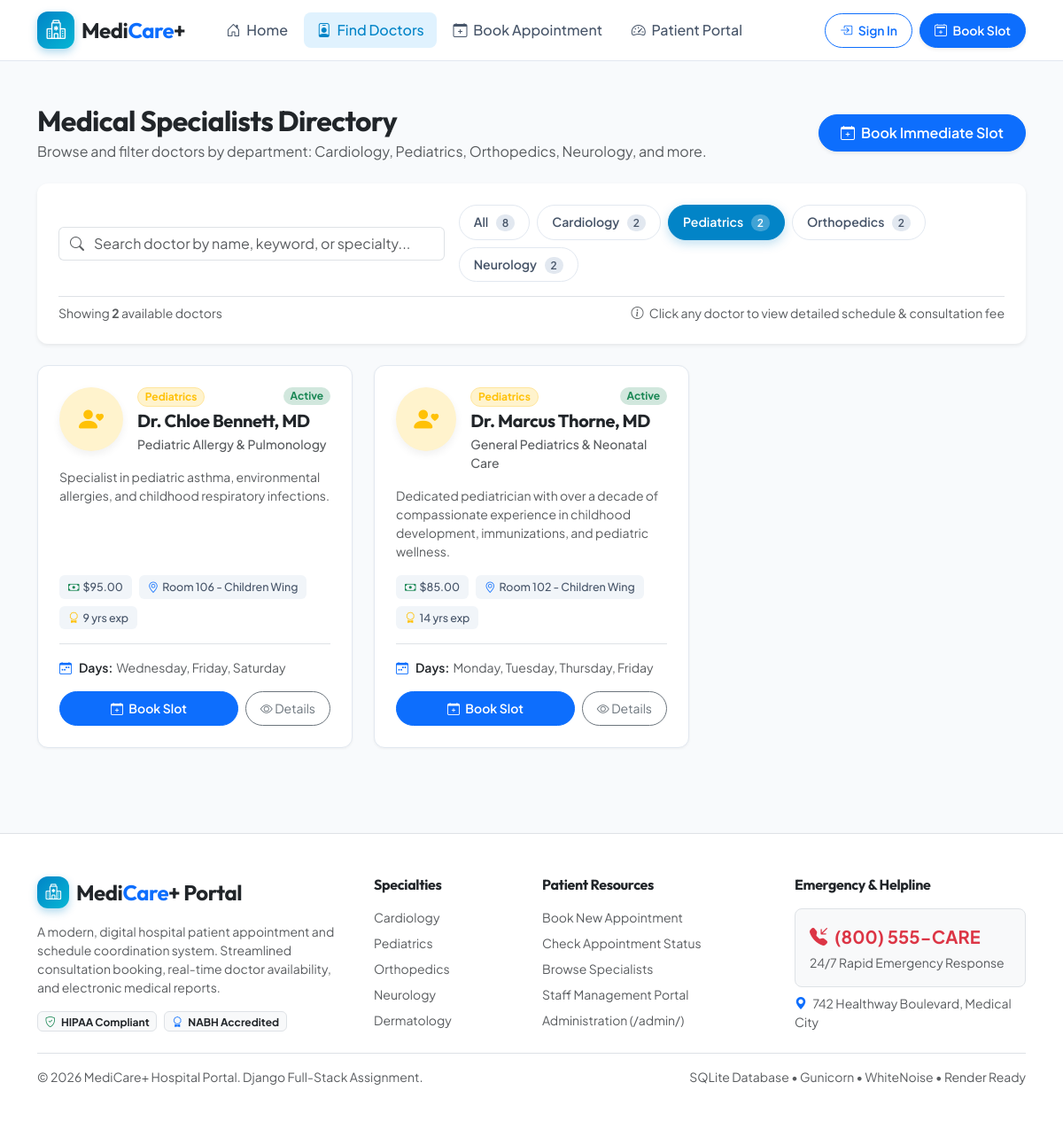
/doctors/?department=Pediatrics, run on the app's committed database.
### hospital/models.py (models this page shows, shortened)
class Doctor(models.Model):
    name = models.CharField(max_length=150, help_text="Full Name with Title (e.g. Dr. Jane Smith)")
    department = models.CharField(max_length=50, choices=Department.choices, default=Department.CARDIOLOGY)
    specialization = models.CharField(max_length=150, help_text="Specialization or sub-discipline")
    consultation_fee = models.DecimalField(max_digits=8, decimal_places=2, default=75.00)
    available_days = models.CharField(max_length=120, default="Monday, Tuesday, Wednesday, Thursday, Friday")
    active_status = models.BooleanField(default=True, help_text="Is doctor actively taking appointments?")
    email = models.EmailField(blank=True, null=True)
    phone = models.CharField(max_length=20, blank=True, null=True)
    room_number = models.CharField(max_length=20, default="Room 201")
    experience_years = models.PositiveIntegerField(default=8)
    bio = models.TextField(blank=True, help_text="Short professional summary")
    avatar_color = models.CharField(max_length=30, default="primary", help_text="Bootstrap theme color for avatar")
    class Meta:
        ordering = ['name']
    @property
    def badge_class(self):
        colors = {
            'Cardiology': 'danger',
            'Pediatrics': 'warning',
            'Orthopedics': 'info',
            'Neurology': 'primary',
            'Dermatology': 'success',
            'General Medicine': 'secondary'
        }
        return colors.get(self.department, 'dark')

### hospital/views.py (the view)
# urls.py: path('doctors/', views.doctor_list, name='doctor_list'),
def doctor_list(request):
    department = request.GET.get('department', '').strip()
    search_query = request.GET.get('q', '').strip()
    doctors = Doctor.objects.all()
    if department and department != 'All':
        doctors = doctors.filter(department=department)
    if search_query:
        doctors = doctors.filter(
            Q(name__icontains=search_query) |
            Q(specialization__icontains=search_query) |
            Q(department__icontains=search_query)
        )
    dept_counts = {
        'All': Doctor.objects.count(),
        'Cardiology': Doctor.objects.filter(department='Cardiology').count(),
        'Pediatrics': Doctor.objects.filter(department='Pediatrics').count(),
        'Orthopedics': Doctor.objects.filter(department='Orthopedics').count(),
        'Neurology': Doctor.objects.filter(department='Neurology').count(),
        'Dermatology': Doctor.objects.filter(department='Dermatology').count(),
        'General Medicine': Doctor.objects.filter(department='General Medicine').count(),
    }
    context = {
        'doctors': doctors,
        'selected_department': department or 'All',
        'search_query': search_query,
        'dept_counts': dept_counts,
        'all_departments': ['All', 'Cardiology', 'Pediatrics', 'Orthopedics', 'Neurology', 'Dermatology', 'General Medicine'],
    }
    return render(request, 'hospital/doctor_list.html', context)

### hospital/templates/hospital/doctor_list.html (shortened to what this page needs)
{% extends 'hospital/base.html' %}
{% load static %}
{% block content %}
<div class="container py-5">
    <div class="d-flex flex-column flex-md-row justify-content-between align-items-md-center gap-3 mb-4">
        <div>
            <h1 class="h2 fw-bold text-dark mb-1">Medical Specialists Directory</h1>
            <p class="text-muted mb-0">Browse and filter doctors by department: Cardiology, Pediatrics, Orthopedics, Neurology, and more.</p>
        </div>
        <a href="{% url 'book_appointment' %}" class="btn btn-primary rounded-pill px-4 py-2 fw-semibold shadow-sm align-self-start align-self-md-auto">
            <i class="bi bi-calendar-plus me-1"></i> Book Immediate Slot
        </a>
    </div>
    <div class="card card-custom p-4 mb-4 border-0 shadow-sm">
        <div class="row g-3 align-items-center">
            <div class="col-lg-5">
                <div class="input-group">
                    <span class="input-group-text bg-white border-end-0 text-muted"><i class="bi bi-search"></i></span>
                    <input type="text" id="doctorSearchInput" class="form-control border-start-0 ps-0" placeholder="Search doctor by name, keyword, or specialty..." value="{{ search_query }}">
                </div>
            </div>
            <div class="col-lg-7">
                <div class="filter-btn-group">
                    <button type="button" class="filter-btn {% if selected_department == 'All' %}active{% endif %}" data-dept="All">
                        All <span class="filter-count">{{ dept_counts.All }}</span>
                    </button>
                    <button type="button" class="filter-btn {% if selected_department == 'Cardiology' %}active{% endif %}" data-dept="Cardiology">
                        Cardiology <span class="filter-count">{{ dept_counts.Cardiology }}</span>
                    </button>
                    <button type="button" class="filter-btn {% if selected_department == 'Pediatrics' %}active{% endif %}" data-dept="Pediatrics">
                        Pediatrics <span class="filter-count">{{ dept_counts.Pediatrics }}</span>
                    </button>
                    <button type="button" class="filter-btn {% if selected_department == 'Orthopedics' %}active{% endif %}" data-dept="Orthopedics">
                        Orthopedics <span class="filter-count">{{ dept_counts.Orthopedics }}</span>
                    </button>
                    <button type="button" class="filter-btn {% if selected_department == 'Neurology' %}active{% endif %}" data-dept="Neurology">
                        Neurology <span class="filter-count">{{ dept_counts.Neurology }}</span>
                    </button>
                </div>
            </div>
        </div>
        <div class="d-flex justify-content-between align-items-center mt-3 pt-2 border-top small text-muted">
            <div>
                Showing <strong id="visibleDoctorCount">{{ doctors|length }}</strong> available doctors
            </div>
            <div>
                <i class="bi bi-info-circle me-1"></i> Click any doctor to view detailed schedule & consultation fee
            </div>
        </div>
    </div>
    <div class="row g-4" id="doctorsContainer">
        {% for doctor in doctors %}
        <div class="col-md-6 col-lg-4 doctor-card-wrapper"
             data-department="{{ doctor.department }}"
             data-name="{{ doctor.name }}"
             data-specialization="{{ doctor.specialization }}">
            <div class="card card-custom doctor-card p-4">
                <div class="d-flex align-items-start gap-3 mb-3">
                    <div class="doctor-avatar bg-{{ doctor.avatar_color }}-subtle text-{{ doctor.avatar_color }}">
                        <i class="bi bi-person-heart"></i>
                    </div>
                    <div class="flex-grow-1">
                        <div class="d-flex justify-content-between align-items-start">
                            <span class="badge bg-{{ doctor.badge_class }}-subtle text-{{ doctor.badge_class }} border border-{{ doctor.badge_class }}-subtle rounded-pill mb-1">
                                {{ doctor.department }}
                            </span>
                            {% if doctor.active_status %}
                                <span class="badge bg-success-subtle text-success rounded-pill" title="Taking Appointments">Active</span>
                            {% else %}
                                <span class="badge bg-secondary-subtle text-secondary rounded-pill" title="Currently on Leave">Unavailable</span>
                            {% endif %}
                        </div>
                        <h5 class="fw-bold text-dark mb-1">{{ doctor.name }}</h5>
                        <div class="text-muted small fw-medium">{{ doctor.specialization }}</div>
                    </div>
                </div>
                <p class="text-muted small mb-3 flex-grow-1">
                    {{ doctor.bio|default:"Dedicated specialist offering comprehensive clinical assessments, diagnostics, and patient care."|truncatewords:20 }}
                </p>
                <div class="d-flex flex-wrap gap-2 mb-3">
                    <span class="doctor-meta-pill" title="Consultation Fee">
                        <i class="bi bi-cash me-1 text-success"></i> ${{ doctor.consultation_fee }}
                    </span>
                    <span class="doctor-meta-pill" title="Consulting Room">
                        <i class="bi bi-geo-alt me-1 text-primary"></i> {{ doctor.room_number }}
                    </span>
                    <span class="doctor-meta-pill" title="Experience">
                        <i class="bi bi-award me-1 text-warning"></i> {{ doctor.experience_years }} yrs exp
                    </span>
                </div>
                <div class="border-top pt-3 mb-3">
                    <div class="small text-muted d-flex align-items-center">
                        <i class="bi bi-calendar-week me-2 text-primary"></i>
                        <span class="fw-semibold text-dark me-1">Days:</span> {{ doctor.available_days }}
                    </div>
                </div>
                <div class="d-flex gap-2">
                    {% if doctor.active_status %}
                        <a href="{% url 'book_appointment' %}?doctor={{ doctor.id }}" class="btn btn-primary btn-sm flex-grow-1 rounded-pill fw-semibold py-2">
                            <i class="bi bi-calendar-plus me-1"></i> Book Slot
                        </a>
                    {% else %}
                        <button class="btn btn-secondary btn-sm flex-grow-1 rounded-pill fw-semibold py-2" disabled>
                            Unavailable
                        </button>
                    {% endif %}
                    <button type="button" class="btn btn-outline-secondary btn-sm rounded-pill px-3 py-2" data-bs-toggle="modal" data-bs-target="#doctorModal{{ doctor.id }}">
                        <i class="bi bi-eye"></i> Details
                    </button>
                </div>
            </div>
        </div>
        {% endfor %}
    </div>
</div>
{% endblock %}

### hospital/static/css/style.css (style rules this page uses)
:root { --primary-color: #0284c7; --primary-dark: #0369a1; --primary-light: #e0f2fe; --secondary-color: #0f172a; --accent-color: #06b6d4; --success-color: #10b981; --warning-color: #f59e0b; --danger-color: #ef4444; --info-color: #3b82f6; --bg-light: #f8fafc; --card-bg: #ffffff; --text-main: #1e293b; --text-muted: #64748b; --border-color: #e2e8f0; --radius-sm: 8px; --radius-md: 12px; --radius-lg: 18px; --shadow-sm: 0 1px 3px rgba(0,0,0,0.05); --shadow-md: 0 4px 6px -1px rgba(0,0,0,0.07), 0 2px 4px -2px rgba(0,0,0,0.05); --shadow-lg: 0 10px 25px -3px rgba(15,23,42,0.08), 0 4px 6px -4px rgba(15,23,42,0.04); --shadow-glow: 0 0 20px rgba(2, 132, 199, 0.18); }
body { font-family: 'Plus Jakarta Sans', sans-serif; color: var(--text-main); background-color: var(--bg-light); min-height: 100vh; display: flex; flex-direction: column; }
h1, h2, h3, h4, h5, h6, .brand-font { font-family: 'Outfit', sans-serif; font-weight: 700; letter-spacing: -0.02em; }
.card-custom { background-color: var(--card-bg); border: 1px solid var(--border-color); border-radius: var(--radius-md); box-shadow: var(--shadow-sm); transition: transform 0.22s ease, box-shadow 0.22s ease, border-color 0.22s ease; }
.doctor-card { height: 100%; display: flex; flex-direction: column; }
.doctor-avatar { width: 72px; height: 72px; border-radius: 50%; display: flex; align-items: center; justify-content: center; font-size: 1.75rem; font-weight: 700; box-shadow: 0 4px 10px rgba(0,0,0,0.06); }
.doctor-meta-pill { font-size: 0.78rem; padding: 4px 10px; border-radius: 6px; background-color: #f1f5f9; color: #475569; font-weight: 500; display: inline-flex; align-items: center; }
.filter-btn-group { display: flex; flex-wrap: wrap; gap: 8px; }
.filter-btn { padding: 8px 16px; border-radius: 30px; font-size: 0.88rem; font-weight: 600; border: 1px solid var(--border-color); background-color: #ffffff; color: #475569; transition: all 0.2s ease; cursor: pointer; }
.filter-btn.active { background-color: var(--primary-color); color: #ffffff; border-color: var(--primary-color); box-shadow: 0 4px 12px rgba(2, 132, 199, 0.25); }
.filter-count { font-size: 0.75rem; padding: 2px 7px; border-radius: 10px; background-color: rgba(255,255,255,0.25); margin-left: 6px; }
.filter-btn:not(.active) .filter-count { background-color: #e2e8f0; color: #475569; }

### data on the page
Doctor: department "Pediatrics", active_status "Active", name "Dr. Chloe Bennett, MD", specialization "Pediatric Allergy & Pulmonology", bio "Specialist in pediatric asthma, environmental allergies, and childhood respiratory infections.", consultation_fee "95.00", room_number "Room 106 - Children Wing", experience_years "9", available_days "Wednesday, Friday, Saturday"
Doctor: department "Pediatrics", active_status "Active", name "Dr. Marcus Thorne, MD", specialization "General Pediatrics & Neonatal Care", bio "Dedicated pediatrician with over a decade of compassionate experience in childhood development, immunizations, and pediatric wellness.", consultation_fee "85.00", room_number "Room 102 - Children Wing", experience_years "14", available_days "Monday, Tuesday, Thursday, Friday"

### other printed values
{{ dept_counts.All }} "8"
{{ dept_counts.Cardiology }} "2"
{{ dept_counts.Pediatrics }} "2"
{{ dept_counts.Orthopedics }} "2"
{{ dept_counts.Neurology }} "2"
{{ doctors|length }} "2"
